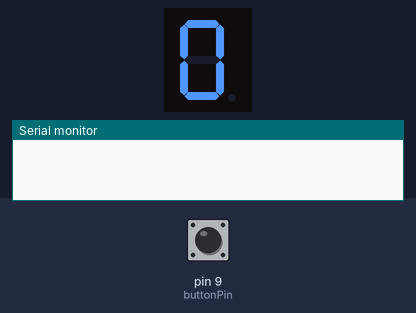
Bench run of a sketch on a simulated Arduino Uno, built with avr-gcc and run on an emulated ATmega328P. Shown: 1-digit seven-segment display, the last lines printed to the serial monitor. Wiring (inferred from the names in the program): 1-digit 7-segment display, segments lit when LOW: segments pin 2, pin 3, pin 4, pin 5, pin 6, pin 7, pin 8. Inputs (shaded band) come from the test bench; at power-on: pin 9 (buttonPin) LOW. The segment pins are drawn as the display they are named for.

Above: at 1.2 s.
1.3 s: pin 9 (buttonPin) pulled HIGH for 0.15 s
At 2.5 s:
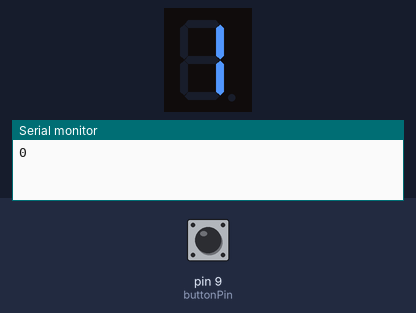
2.9 s: pin 9 (buttonPin) pulled HIGH for 1 s
At 3.7 s:
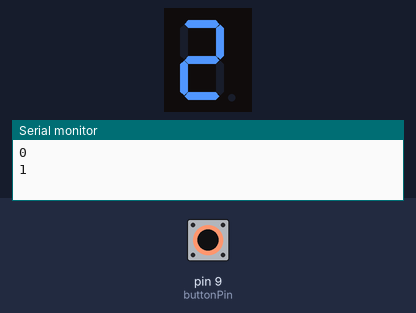
5.4 s: pin 9 (buttonPin) pulled HIGH for 0.15 s
At 6.6 s:
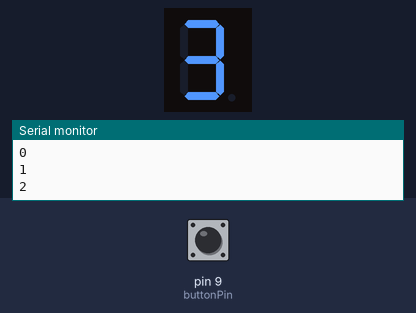
7.0 s: pin 9 (buttonPin) pulled HIGH for 1 s
At 8.0 s:
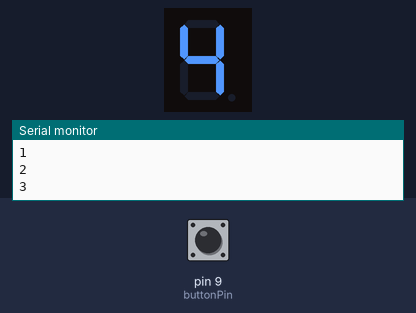
Timing chart, 0 to 10.0 s (numbered marks = the images above; inputs shaded):
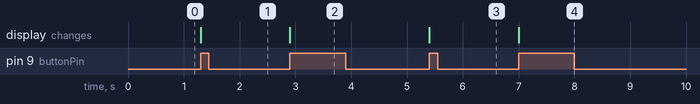

Measured:
- after the input at 1.3 s, the display: changes at once (image 1)
- after the input at 2.9 s, the display: changes at once (image 2)
- after the input at 5.4 s, the display: changes at once (image 3)
- after the input at 7.0 s, the display: changes at once (image 4)

The sketch:

0-9.ino
```cpp
byte seven_seg_digits[10][7] = { { 0,0,0,0,0,0,1 },  // = 0
                                 { 1,0,0,1,1,1,1 },  // = 1
                                 { 0,0,1,0,0,1,0 },  // = 2
                                 { 0,0,0,0,1,1,0 },  // = 3
                                 { 1,0,0,1,1,0,0 },  // = 4
                                 { 0,1,0,0,1,0,0 },  // = 5
                                 { 0,1,0,0,0,0,0 },  // = 6
                                 { 0,0,0,1,1,1,1 },  // = 7
                                 { 0,0,0,0,0,0,0 },  // = 8
                                 { 0,0,0,1,1,0,0 },  // = 9
                             };
byte pin_numbers[7] = {2,3,4,5,6,7,8};
const int buttonPin = 9;
int buttonState = 0;
int oldbtn =0;
int num = 0;

void setup() {
  Serial.begin(9600);
  pinMode(2, OUTPUT);
  pinMode(3, OUTPUT);
  pinMode(4, OUTPUT);
  pinMode(5, OUTPUT);
  pinMode(6, OUTPUT);
  pinMode(7, OUTPUT);
  pinMode(8, OUTPUT);
  pinMode(buttonPin,INPUT);
  sevenSegWrite(num);
}

void sevenSegWrite(byte digit) {
  for (byte seg = 0; seg < 7; seg++) {
    digitalWrite(pin_numbers[seg], seven_seg_digits[digit][seg]);

  }
}

void loop() {
     buttonState = digitalRead(buttonPin);
     if (buttonState == HIGH && oldbtn == 0){
      Serial.println(num);
      num++;
      if(num > 9){num = 0;}
      sevenSegWrite(num);
      }
   oldbtn = buttonState;
 delay(2);

}
```
